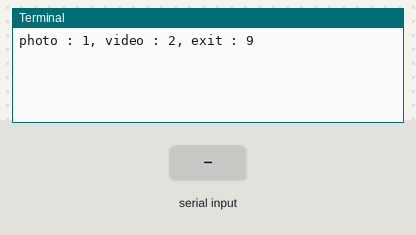
Recording of a program running on a simulated Raspberry Pi (BCM pin numbers). Parts: the last lines printed to the terminal. The test bench sets the inputs (shaded band). The clock reads 2024-03-15 10:24:30 at power-on unless the program sets it; the camera gives no picture and a still takes 0.5 s.

Above: at 1.2 s.
1.3 s: "1" typed at the terminal, then Enter
At 1.7 s:
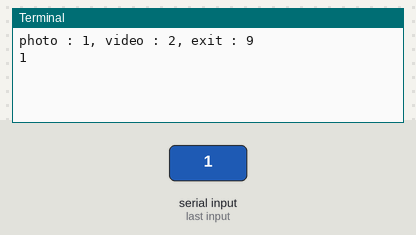
2.8 s: "2" typed at the terminal, then Enter
At 3.2 s:
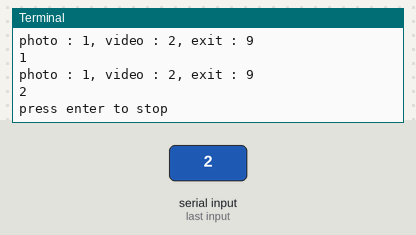

Measured:
- after the input at 1.3 s, the terminal: prints a new line at once (image 1)
- after the input at 2.8 s, the terminal: prints a new line at once (image 2)

The program:

picamera_test.py
```python
import picamera
import time

path = '/home/pi/src5/06_multimedia'

camera = picamera.PiCamera()

try:
    camera.resolution = (640, 480)
    camera.start_preview()
    while(True):
        print('photo : 1, video : 2, exit : 9')
        a = input()
        if (a == '1'):
            now_str = time.strftime("%Y%m%d_%H%M%S")
            camera.capture('%s/photo%s.jpg' % (path, now_str))
        elif (a == '2'):
            now_str = time.strftime("%Y%m%d_%H%M%S")
            camera.start_recording('%s/video%s.h264' % (path, now_str))
            input('press enter to stop')
            camera.stop_recording
        elif (a == '9'):
            break
finally:
    camera.stop_preview()
```
